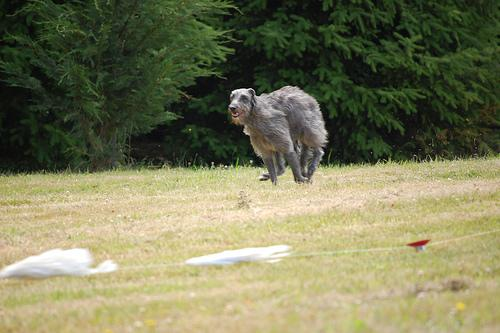
#> input picture cp/n02092002-Scottish_deerhound/n02092002_1029.jpg, 500 x 333 px; its folder holds only this picture in this run
$ jupyter execute --allow-errors chandrika.ipynb
#> lines starting #> are read from the running program, lines starting #| are printed output that depends on the picture
[cell 1]
import os
import numpy as np
import cv2
from sklearn.preprocessing import StandardScaler

[cell 2]
CROPPED_PATH =  'cp'

## image vectors

[cell 3]
def calculate_and_standardize_histograms(path):
#> called with path = 'cp'
    breeds= []
    histograms = []
    for i,name in enumerate(os.listdir(path)):
        p = os.path.join(path, name)
        files = os.listdir(p)
        images = [file for file in files if file.lower().endswith(('.jpg'))]
        for image in images:
            image_path = os.path.join(p, image)
            img = cv2.imread(image_path)
#> img is the input picture: shape (333, 500, 3); mean B, G, R 89.1, 122.6, 122.4
            gray_image = cv2.cvtColor(img, cv2.COLOR_BGR2GRAY)
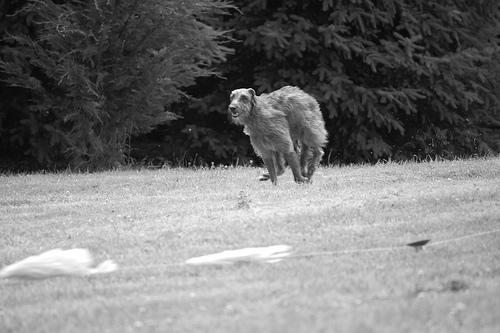
#> gray_image: shape (333, 500); min 0, max 255, mean 118.7
            hist = cv2.calcHist([gray_image], [0], None, [256], [0,256])
#> hist = 256 values, max 1993 at index 193, min 3 at index 0, mean 650.4
            scale=StandardScaler()
            hist=scale.fit_transform(hist)
#> hist = 256 values, max 2.26 at index 193, min -1.09 at index 0, mean 9.31e-10
            histograms.append(hist.flatten())
            breeds.append(i)
#> pass 2 of the loop in calculate_and_standardize_histograms, `for i,name in enumerate(os.listdir(path)):`:
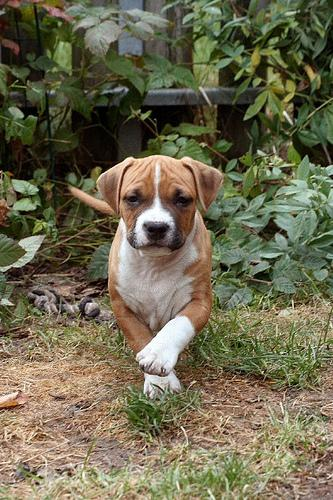
#> input picture cp/n02093428-American_Staffordshire_terrier/n02093428_10245.jpg, 333 x 500 px
#> in calculate_and_standardize_histograms, img is the input picture: shape (500, 333, 3); mean B, G, R 79.7, 105.2, 109.9
#> in calculate_and_standardize_histograms, `gray_image = cv2.cvtColor(img, cv2.COLOR_BGR2GRAY)`:
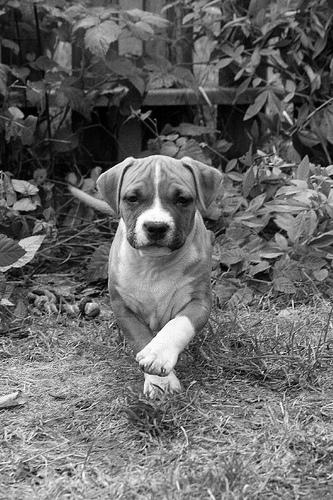
#> gray_image: shape (500, 333); min 0, max 255, mean 103.7
#> in calculate_and_standardize_histograms, `hist = cv2.calcHist([gray_image], [0], None, [256], [0,256])`: hist = 256 values, max 1134 at index 117, min 15 at index 255, mean 650.4
#> in calculate_and_standardize_histograms, `hist=scale.fit_transform(hist)`: hist = 256 values, max 1.4 at index 117, min -1.84 at index 255, mean 0
    return histograms,breeds

[cell 4]
histograms,breeds=calculate_and_standardize_histograms(CROPPED_PATH)
#> histograms = 2 items; breeds = [0, 1]

[cell 5]
histograms = np.array(histograms)
breeds  = np.array(breeds)

[cell 6]
histograms.shape
#> Out = (2, 256)

[cell 7]
breeds.shape
#> Out = (2,)
